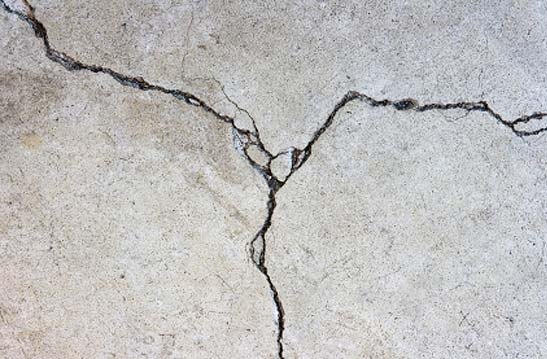
#> input picture Input-Set/Cracked_04.jpg, 547 x 359 px, found by its file name
$ python reconstructed_Otsu_twicethreshold.py
#> lines starting #> are read from the running program, lines starting #| are printed output that depends on the picture; after the words box and inside, x2 and y2 are one past the last pixel; in counts of white or black regions, pixels touching at a corner belong together
import pywt
import numpy as np
import cv2
from matplotlib import pyplot as plt
from scipy.ndimage.filters import convolve
import warnings
warnings.filterwarnings("ignore")
# ------------------------------------------------------This is a split line----


def image_read(path: str) -> np.ndarray:
    img = cv2.imread(path)
#> img is the input picture: shape (359, 547, 3); mean B, G, R 188.6, 189.4, 190.6
    gray_img = cv2.cvtColor(img, cv2.COLOR_BGR2GRAY)

    return gray_img


# [16 lines left out: function log_transform, not called in this run]


def filter_noise(log_img: np.ndarray, size: int = 5, sigma: float = 1.0) -> np.ndarray:
    """按参数生成高斯卷积核

    Args:
        size (int, optional): [卷积核的大小]. Defaults to 5.
        sigma (float, optional): [标准差的大小 默认为1即标准正态分布]. Defaults to 1.0.

    Returns:
        [np.array]: [高斯卷积核]
    """
#> called with size = 5, sigma = 1
    # 生成二维表格 x为横向的高斯核 y为纵向的高斯核
    x, y = np.mgrid[-(size//2):(size//2)+1, -(size//2):(size//2)+1]
    # 转化为标准差为1的正态分布
    normal = 1 / (2 * np.pi * sigma**2)
    gaussian_kernel = normal * np.exp(-((x**2 + y**2)/(2 * sigma**2)))

    blured_image = convolve(log_img, gaussian_kernel)
    blured_image = cv2.medianBlur(blured_image, ksize=size)

    return blured_image


def wavelet_filter(blured_image: np.ndarray,
                   th_wavelet: int = 100, wavelet: str = 'haar') -> np.ndarray:
    """wavelet filter

    Args:
        blured_image (np.array): gaussian or median filted image
        th_wavelet (int, optional): the thresold to filter noise. Defaults to 100.
        wavelet (str, optional): define which type of wavelet you use. Defaults to 'haar'.

    Returns:
        np.array: return a furtured filtered image
    """
#> called with th_wavelet = 100, wavelet = 'haar'
    coeffs2 = pywt.dwt2(blured_image, wavelet)
    LL, (LH, HL, HH) = coeffs2
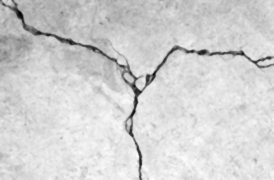
#> LL: shape (180, 274) float64; min 55, max 440, mean 372.5; drawn with min black and max white
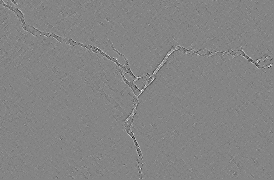
#> HH: shape (180, 274) float64; min -20.5, max 19, mean -0.00659; drawn with min black and max white

    # threshold = 100
    LH_new = pywt.threshold(data=LH, value=th_wavelet,
                            mode='hard', substitute=0)
#> LH_new: shape (180, 274) float64; every value is 0
    HL_new = pywt.threshold(data=HL, value=th_wavelet,
                            mode='hard', substitute=0)
    HH_new = pywt.threshold(data=HH, value=th_wavelet,
                            mode='hard', substitute=0)
    coeff = (LL, (LH_new, HL_new, HH_new))

    denoised_img = pywt.idwt2(coeff, 'bior1.3')
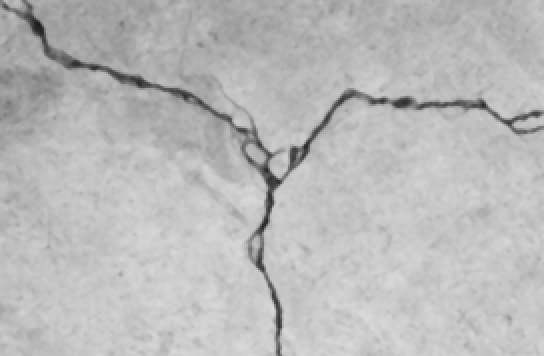
#> denoised_img: shape (356, 544) float64; min 27.5, max 218.5, mean 186.3

    return denoised_img


def normal_Otsu(denoised_img: np.ndarray) -> np.ndarray:
    histogram = cv2.calcHist([denoised_img.astype(np.uint8)], [
                             0], None, [256], [0, 256])
#> histogram = 256 values, max 7100 at index 198, min 0 at index 0, mean 756.5
    h, w = denoised_img.shape
    hist_normalize = histogram.ravel()/(h * w)
#> hist_normalize = 256 values, max 0.0367 at index 198, min 0 at index 0, mean 0.00391
    Q = hist_normalize.cumsum()
#> Q = 256 values from 0 to 1
    x_axis = np.arange(256)
    mini = np.inf
    thresh = -1

    for i in range(1, 256):
        # probabilities
        p1, p2 = np.hsplit(hist_normalize, [i])

        # cumulative sum of classes
        q1, q2 = Q[i], Q[255]-Q[i]

        # weights
        b1, b2 = np.hsplit(x_axis, [i])

        # finding means and variances
        m1, m2 = np.sum(p1*b1)/q1, np.sum(p2*b2)/q2
        v1, v2 = np.sum(((b1-m1)**2)*p1)/q1, np.sum(((b2-m2)**2)*p2)/q2

        # calculates the minimization function
        fn = v1*q1 + v2*q2
        if fn < mini:
            mini = fn
            thresh_Otsu = i
#> this loop made 255 passes
#> (q1, q2, m1, m2, v1, v2, fn, mini) on passes 27, 28, 30, 32, 34, 36, 37, 38: (2.07e-05, 1, 0, 185.9, 0, 497.2, 497.2, 497.2), (2.07e-05, 1, 27, 185.9, 0, 496.7, 496.7, 496.7), (6.2e-05, 1, 28.33, 185.9, 0.889, 495.7, 495.6, 495.6), (8.26e-05, 1, 29, 185.9, 2, 495.2, 495.1, 495.1), (0.000103, 1, 29.8, 185.9, 4.16, 494.7, 494.7, 494.7), (0.000165, 1, 23, 185.9, 49.5, 494.3, 494.2, 494.2), (0.000186, 1, 28.44, 185.9, 20.79, 493.3, 493.3, 493.3), (0.000227, 1, 26.64, 185.9, 38.5, 492.9, 492.8, 492.8)
    print("the result of normal Otsu's threshold is:", thresh_Otsu)
#| the result of normal Otsu's threshold is: 149

    return thresh_Otsu


def first_segmentation(denoised_img: np.ndarray) -> np.ndarray:
    thresh_Otsu = normal_Otsu(denoised_img)
    mean = np.average(np.uint8(denoised_img.ravel()))

    h, w = denoised_img.shape
    temp_canvas = np.zeros((h, w))

    for i in range(h):
        for j in range(w):
            if denoised_img[i][j] > thresh_Otsu:
                temp_canvas[i][j] = 0
            else:
                temp_canvas[i][j] = denoised_img[i][j]
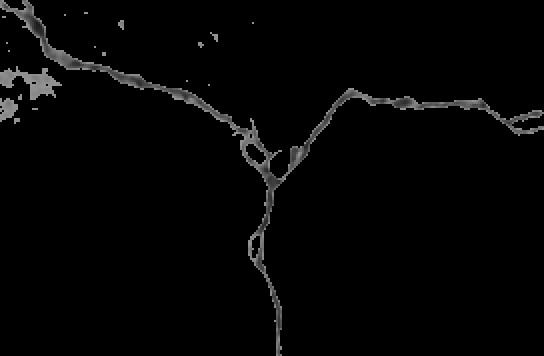
#> temp_canvas: shape (356, 544) float64; min 0, max 148.8, mean 4.8

    firstseg_img = temp_canvas

    return firstseg_img


def iterative_segmentation(firstseg_img: np.ndarray, weight: float = 0.5) -> np.ndarray:
#> called with weight = 0.5
    h, w = firstseg_img.shape
    firstseg_img = firstseg_img.astype(np.uint8)

    T0 = np.uint8(np.median(firstseg_img))
    Tk = T0 * weight
    print("the initial iterative threshold is: ", Tk)
#| the initial iterative threshold is:  0.0

    hist = cv2.calcHist([firstseg_img], [0], None, [256], [0, 256])
    hist_normalize = hist.ravel()/(h * w)

    Q = hist_normalize.cumsum()
    x_axis = np.arange(256)

    for i in range(np.uint8(T0*weight), 255):
        p1, p2 = np.hsplit(hist_normalize, [i])
        q1, q2 = Q[i], Q[255] - Q[i]
        b1, b2 = np.hsplit(x_axis, [i])

        m1, m2 = np.sum(p1*b1)/q1, np.sum(p2*b2)/q2
        temp = weight * (m1 + m2)

        if temp == Tk:
            break
        elif temp == np.inf or temp == -np.inf or temp == np.nan:
            # print("STOP HERE !")
            break
        else:
            Tk = np.uint8(temp)

    for i in range(h):
        for j in range(w):
            if firstseg_img[i][j] >= Tk or firstseg_img[i][j] == 0:
                firstseg_img[i][j] = 0
            elif firstseg_img[i][j] < Tk:
                firstseg_img[i][j] = 255
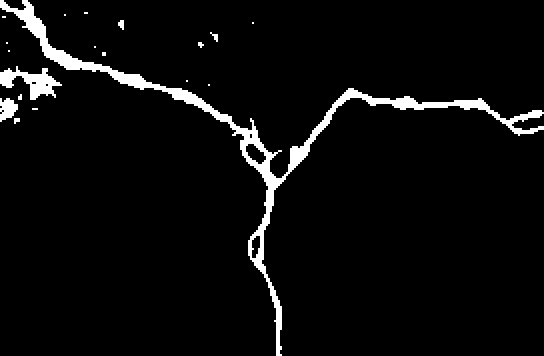
#> firstseg_img: shape (356, 544); 4.5% white; 19 white regions (11 under 20 px), largest, box (x1, y1, x2, y2) and area: (0, 0, 544, 356) 7220, (0, 66, 62, 100) 916, (0, 98, 18, 122) 288

    secondseg_img = firstseg_img
    print(f"the final iterative threshold is: {Tk}")
#| the final iterative threshold is: 156

    return secondseg_img, Tk


def morphology_operation(secondseg_img, morph_size=5):
#> called with morph_size = 5
    morpho_kernel = np.ones((morph_size, morph_size), np.uint8)
    closing_img = cv2.morphologyEx(
        secondseg_img, cv2.MORPH_CLOSE, morpho_kernel)
#> closing_img: shape (356, 544); 4.6% white; 17 white regions (11 under 20 px), largest, box (x1, y1, x2, y2) and area: (0, 0, 544, 356) 7432, (0, 66, 62, 100) 968, (0, 94, 22, 124) 380, (118, 20, 124, 30) 44, (210, 32, 218, 42) 36, (198, 42, 204, 48) 24

    return closing_img


def feature_detection(closing_img, nfeatures=500):
#> called with nfeatures = 500
    feature_operator = cv2.ORB_create(nfeatures)
    # feature_operator = cv2.SIFT_create(nfeatures=nfeatures)

    keypoints, _ = feature_operator.detectAndCompute(closing_img, None)
    featured_img = cv2.drawKeypoints(closing_img, keypoints, None)
    print("the number of keypoints is:", len(keypoints))
#| the number of keypoints is: 470

    kps = np.int32([kp.pt for kp in keypoints])

    return featured_img, kps


# ------------------------------------------------------This is a split line----
if __name__ == '__main__':
    selected_pic = "Cracked_04.jpg"
    path = "crack-detection-opencv-master/Input-Set/" + selected_pic
    path_out = "crack-detection-opencv-master/MyOtsu-Output-set/"

    gray_img = image_read(path)
    # log_img = log_transform(gray_img)
    blured_image = filter_noise(gray_img)
    denoised_img = wavelet_filter(blured_image)
    # first_thresh_Otsu = normal_Otsu(denoised_img)
    firstseg_img = first_segmentation(denoised_img)
    # if you are dealing with asphalt road, then set weight=0.225
    # if you are dealing with cement road, then set weight=0.5
    secondseg_img, second_thresh_Otsu = iterative_segmentation(firstseg_img, weight=0.5)
    closing_img = morphology_operation(secondseg_img)
    featured_img, kps = feature_detection(closing_img)

    ret, original_Otsu = cv2.threshold(denoised_img.astype(np.uint8),
                                       0, 255, cv2.THRESH_BINARY+cv2.THRESH_OTSU)
#> original_Otsu: shape (356, 544); 95.4% white; 19 black regions (10 under 20 px), largest, box (x1, y1, x2, y2) and area: (0, 0, 544, 356) 7320, (0, 66, 62, 100) 976, (0, 98, 20, 122) 316
    ret = np.uint8(ret)
    print(f"the opencv Otsu's threshold is {ret}")
#| the opencv Otsu's threshold is 149

# ------------------------------------------------------This is a split line----
    plt.figure("Results", figsize=(12, 4))
    plt.subplot(1, 3, 1)
    plt.imshow(gray_img, cmap='gray')
    plt.title("grayscale image")
    # plt.subplot(2, 2, 2)
    # plt.imshow(log_img, cmap='gray')
    # plt.title("log transformation image")
    plt.subplot(1, 3, 2)
    plt.imshow(blured_image, cmap='gray')
    plt.title("blured image")
    plt.subplot(1, 3, 3)
    plt.imshow(denoised_img, cmap='gray')
    plt.title("wavelet denoised image")

    plt.savefig(path_out + "MyOtsu_Results_" + selected_pic)
    plt.show()

    plt.figure("Histograms", figsize=(12, 4))
    plt.subplot(1, 3, 1)
    plt.hist(gray_img.ravel(), 256, [0, 256])
    plt.title("grayscale img histogram")
    # plt.subplot(2, 2, 2)
    # plt.hist(log_img.ravel(), 256, [0, 256])
    # plt.title("log img histogram")
    plt.subplot(1, 3, 2)
    plt.hist(denoised_img.ravel(), 256, [0, 256])
    plt.title("wavelet denoised img histogram")
    plt.subplot(1, 3, 3)
    plt.hist(firstseg_img.ravel(), 256, [0, 256])
    plt.title("first segmentation img histogram")

    plt.savefig(path_out + "MyOtsu_histogram_" + selected_pic)
    plt.show()

    plt.figure(2, figsize=(7, 5))
    plt.subplot(1, 2, 1)
    plt.imshow(firstseg_img, cmap='gray')
    plt.title("image after first segmentation")
    plt.subplot(1, 2, 2)
    plt.imshow(secondseg_img, cmap='gray')
    plt.title("image after second segmentation")
    plt.show()

    plt.figure("Comparison")
    plt.subplot(1, 2, 1)
    plt.imshow(secondseg_img, cmap='gray')
    plt.title(f"improved Otsu: th={second_thresh_Otsu}")
    plt.subplot(1, 2, 2)
    plt.imshow(~original_Otsu, cmap='gray')
    plt.title(f"original Otsu: th={ret}")

    plt.savefig(path_out + "MyOtsu_comparison_" + selected_pic)
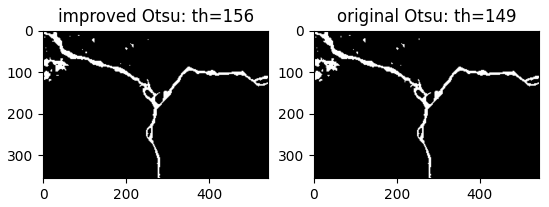
#> figure drawn by matplotlib, 2 panels
    plt.show()

    plt.figure(4, figsize=(10, 5))
    plt.subplot(1, 2, 1)
    plt.imshow(featured_img, cmap='gray')
    plt.title("image and feature points")
    plt.subplot(1, 2, 2)
    plt.plot(kps[:, 0], kps[:, 1], 'o')
    plt.title("the key points")

    plt.savefig(path_out + "MyOtsu_feature_" + selected_pic)
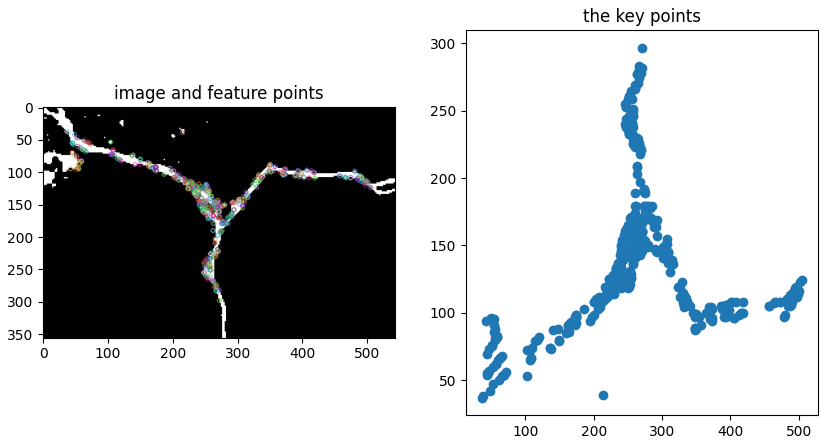
#> figure drawn by matplotlib, 2 panels
    plt.show()

$ run again, with Input-Set/Cracked_01.jpg copied over Input-Set/Cracked_04.jpg
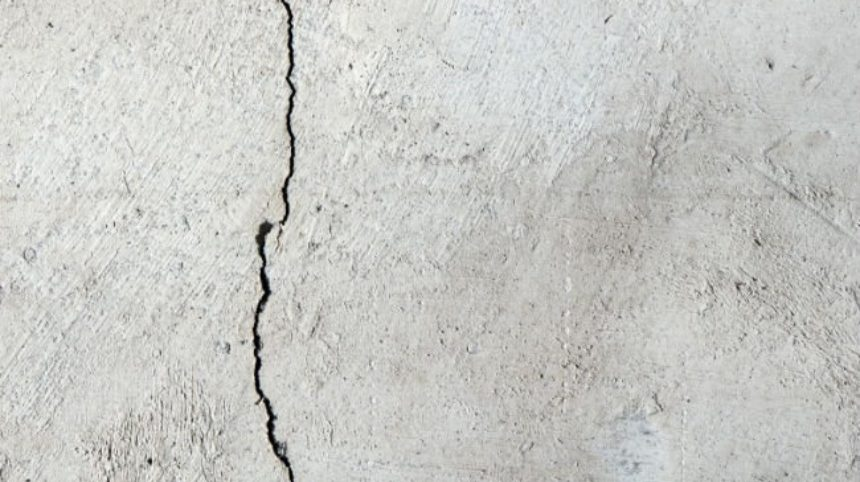
#> input picture Input-Set/Cracked_01.jpg, 860 x 482 px, found by its file name
#> in image_read, img is the input picture: shape (482, 860, 3); mean B, G, R 197.6, 201.2, 200.5
#> LH_new: shape (241, 430) float64; every value is 0
#> histogram = 256 values, max 11048 at index 203, min 0 at index 0, mean 1598.3
#> hist_normalize = 256 values, max 0.027 at index 203, min 0 at index 0, mean 0.00391
#> Q = 256 values from 0 to 1
#> the loop in normal_Otsu, `for i in range(1, 256):` made 255 passes
#> (p1, q1, q2, m1, m2, v1, v2, fn) on passes 13 to 15: ([0, 0, 0, 0, 0, 0, 0, 0, 0, 0, 0, 0, 0], 9.78e-06, 1, 0, 196.5, 0, 302.9, 302.9), ([0, 0, 0, 0, 0, 0, 0, 0, 0, 0, 0, 0, 0, 9.78e-06], 2.93e-05, 1, 4.33, 196.5, 25.04, 302.6, 302.6), ([0, 0, 0, 0, 0, 0, 0, 0, 0, 0, 0, 0, 0, 9.78e-06, 1.96e-05], 2.93e-05, 1, 13.67, 196.5, 0.222, 301.9, 301.9)
#| the result of normal Otsu's threshold is: 139
#| the initial iterative threshold is:  0.0
#> after the loop in iterative_segmentation, `for i in range(h):`:
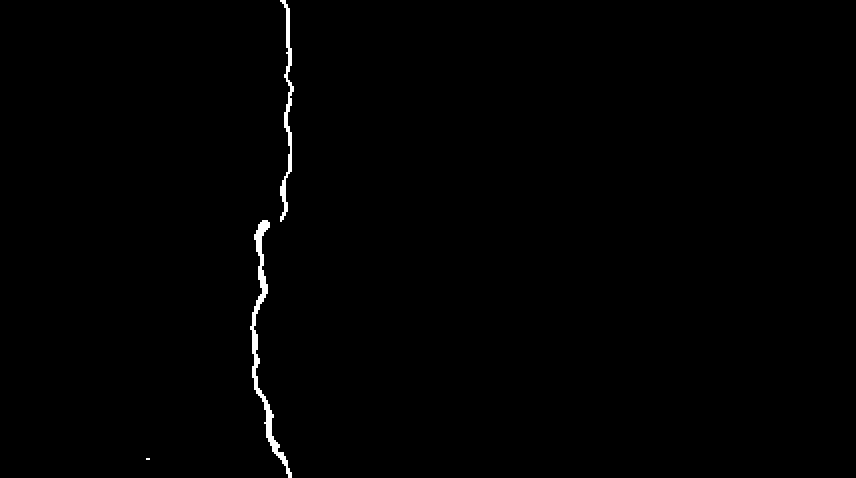
#> firstseg_img: shape (478, 856); 0.59% white; 3 white regions (1 under 20 px), largest, box (x1, y1, x2, y2) and area: (250, 220, 292, 478) 1520, (280, 0, 294, 222) 884
#| the final iterative threshold is: 103
#> closing_img: shape (478, 856); 0.6% white; 3 white regions (1 under 20 px), largest, box (x1, y1, x2, y2) and area: (250, 220, 292, 478) 1552, (280, 0, 294, 222) 896
#| the number of keypoints is: 337
#> original_Otsu: shape (478, 856); 58.7% white; 398 black regions (224 under 20 px), largest, box (x1, y1, x2, y2) and area: (376, 24, 856, 478) 137536, (236, 0, 298, 478) 7400, (80, 392, 188, 478) 4136
#| the opencv Otsu's threshold is 194
#> `plt.savefig(path_out + "MyOtsu_feature_" + selected_pic)`:
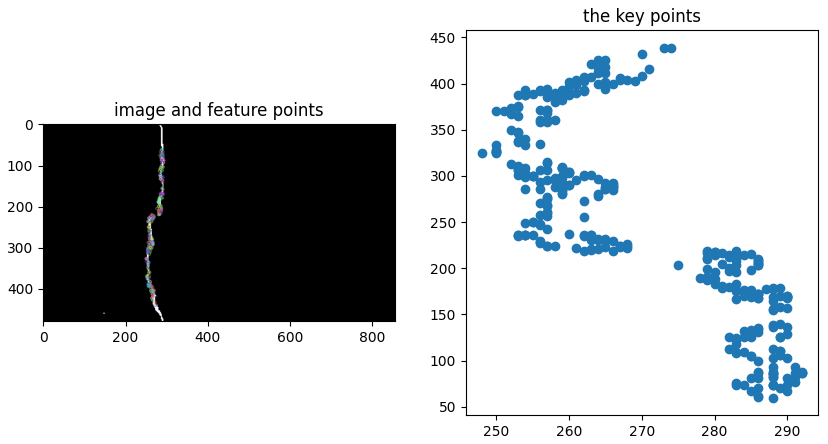
#> figure drawn by matplotlib, 2 panels

$ run again, with Input-Set/Cracked_02.jpg copied over Input-Set/Cracked_04.jpg
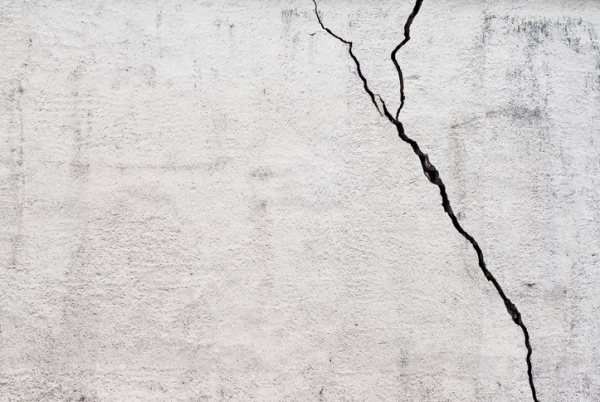
#> input picture Input-Set/Cracked_02.jpg, 600 x 402 px, found by its file name
#> in image_read, img is the input picture: shape (402, 600, 3); mean B, G, R 208.4, 209.4, 211.8
#> LH_new: shape (201, 300) float64; every value is 0
#> histogram = 256 values, max 12620 at index 211, min 0 at index 0, mean 926.6
#> hist_normalize = 256 values, max 0.0532 at index 211, min 0 at index 0, mean 0.00391
#> Q = 256 values from 0 to 1
#> the loop in normal_Otsu, `for i in range(1, 256):` made 255 passes
#> (p1, q1, q2, m1, m2, v1, v2, fn) on passes 7, 10, 11: ([0, 0, 0, 0, 0, 0, 0], 1.69e-05, 1, 0, 205.8, 0, 315.8, 315.8), ([0, 0, 0, 0, 0, 0, 0, 1.69e-05, 0, 3.37e-05], 8.43e-05, 1, 5, 205.8, 7.2, 313.9, 313.9), ([0, 0, 0, 0, 0, 0, 0, 1.69e-05, 0, 3.37e-05, 3.37e-05], 8.43e-05, 1, 9, 205.8, 1.2, 312.6, 312.6)
#| the result of normal Otsu's threshold is: 143
#| the initial iterative threshold is:  0.0
#> after the loop in iterative_segmentation, `for i in range(h):`:
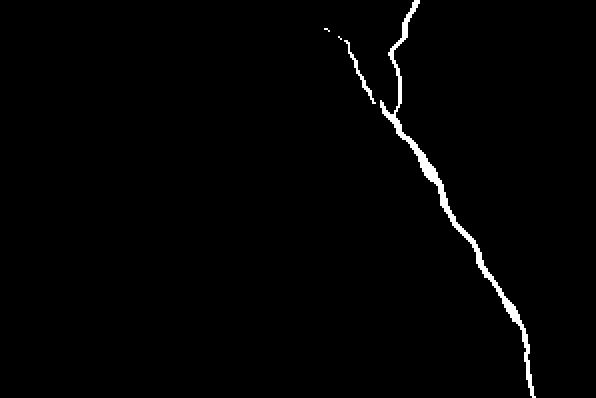
#> firstseg_img: shape (398, 596); 1.2% white; 4 white regions (2 under 20 px), largest, box (x1, y1, x2, y2) and area: (380, 0, 536, 398) 2700, (344, 40, 376, 104) 240
#| the final iterative threshold is: 134
#> closing_img: shape (398, 596); 1.3% white; 3 white regions (2 under 20 px), largest, box (x1, y1, x2, y2) and area: (344, 0, 536, 398) 2972
#| the number of keypoints is: 438
#> original_Otsu: shape (398, 596); 98.7% white; 6 black regions (3 under 20 px), largest, box (x1, y1, x2, y2) and area: (380, 0, 536, 398) 2828, (338, 36, 376, 106) 296, (324, 28, 332, 34) 20
#| the opencv Otsu's threshold is 142
#> `plt.savefig(path_out + "MyOtsu_feature_" + selected_pic)`:
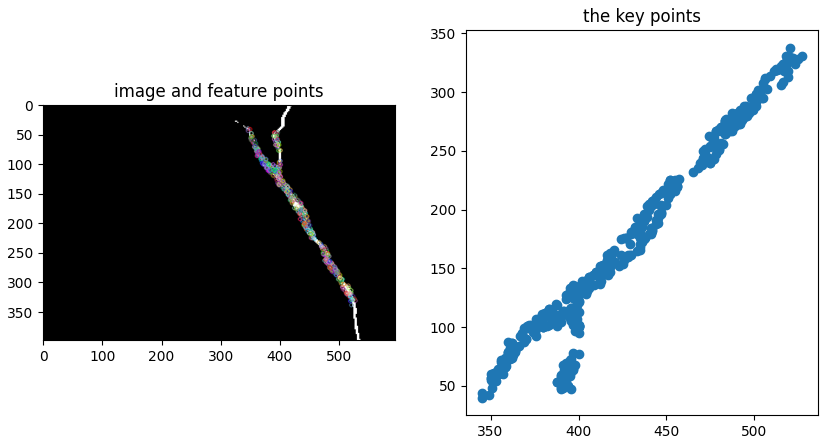
#> figure drawn by matplotlib, 2 panels

$ run again, with Input-Set/Cracked_03.jpg copied over Input-Set/Cracked_04.jpg
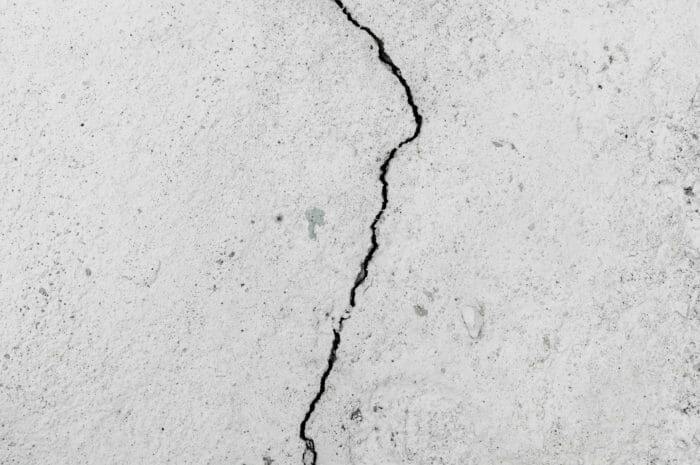
#> input picture Input-Set/Cracked_03.jpg, 700 x 465 px, found by its file name
#> in image_read, img is the input picture: shape (465, 700, 3); mean B, G, R 208.6, 208.7, 208.7
#> LH_new: shape (233, 350) float64; every value is 0
#> histogram = 256 values, max 17736 at index 210, min 0 at index 0, mean 1256.1
#> hist_normalize = 256 values, max 0.0552 at index 210, min 0 at index 0, mean 0.00391
#> Q = 256 values from 0 to 1
#> the loop in normal_Otsu, `for i in range(1, 256):` made 255 passes
#> (p1, q1, q2, m1, m2, v1, v2, fn) on pass 16: ([0, 0, 0, 0, 0, 0, 0, 0, 0, 0, 0, 0, 0, 0, 0, 0], 1.24e-05, 1, 0, 204.6, 0, 240.3, 240.3)
#| the result of normal Otsu's threshold is: 146
#| the initial iterative threshold is:  0.0
#| the final iterative threshold is: 144
#> closing_img: shape (462, 696); 1.1% white; 7 white regions (2 under 20 px), largest, box (x1, y1, x2, y2) and area: (332, 0, 420, 306) 2300, (298, 314, 344, 462) 1112, (348, 408, 358, 418) 68, (262, 456, 270, 462) 44, (684, 186, 690, 192) 36
#| the number of keypoints is: 426
#> original_Otsu: shape (462, 696); 98.9% white; 8 black regions (3 under 20 px), largest, box (x1, y1, x2, y2) and area: (332, 0, 420, 306) 2324, (298, 314, 344, 462) 1092, (348, 408, 358, 418) 68, (682, 186, 690, 192) 40, (262, 456, 270, 462) 40
#| the opencv Otsu's threshold is 145
#> `plt.savefig(path_out + "MyOtsu_feature_" + selected_pic)`:
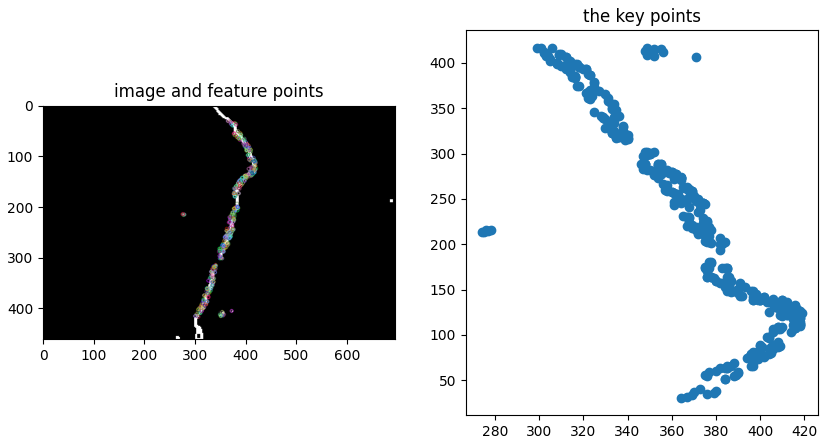
#> figure drawn by matplotlib, 2 panels
